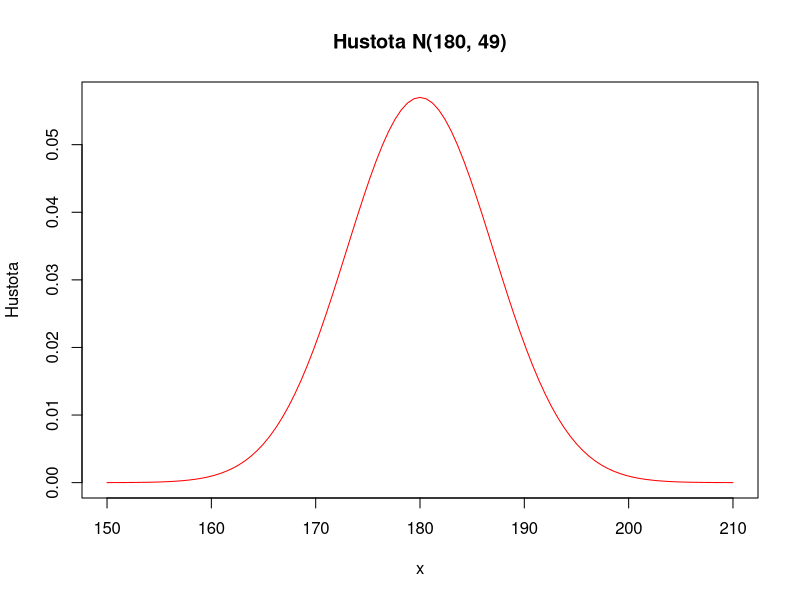
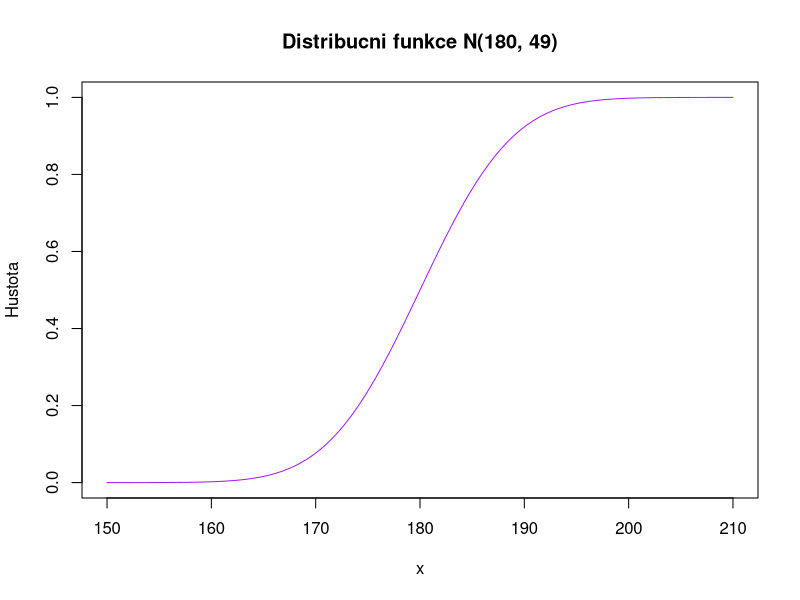
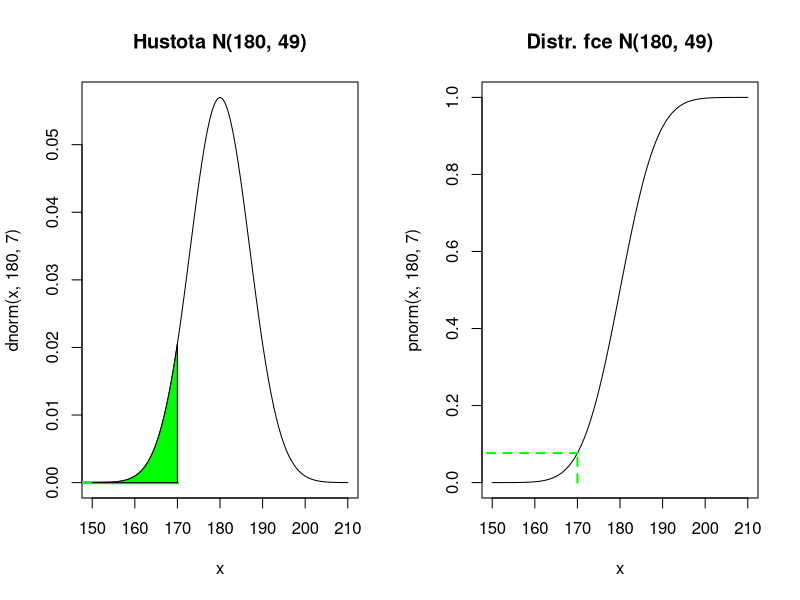

The R script that drew these images, in order:
## ---- chunk 1
## Binomicke rozdeleni
# Jedu na dovolenou do destinace, kde pravdepodobnost, ze bude prset, je kazdy den 0.4.
#   Jaka je pravdepodobnost, ze z deseti dni dovolene jich bude alespon polovina bez deste?

1 - pbinom(4, 10, 0.6)
pbinom(5, 10, 0.4)  
## ---- chunk 2
## Hypergeometricke rozdeleni
# Na parkovisti stoji 10 vozu znacky Skoda a 15 vozu jine znacky. 
# Jaka je pravdepodobnost, ze kdyz 7 aut odjede, zbude na parkovisti 5 aut znacky Skoda.

dhyper(5, 10, 15, 7)
## ---- chunk 3
## Geometricke rozdeleni
# Hazite sestistennou kostkou. Jaka je pravdepodobnos, ze prvni sestka Vam padne nejdrive v desatem hodu?
# Pocita se pocet neuspechu pred prvnim uspechem.

1 - pgeom(8, 1/6)


dgeom(9, 1/6) 
## ---- chunk 4
## Poissonovo rozdeleni
# Do obchudku prijde prumerne 5 lidi za hodinu. Jaka je ravdepodobnost, ze jich za hodinu prijde maximalne 7?

ppois(7, 5)
## ---- chunk 5
# 5. Hraji se synem hru, kde on má před sebou 5 neprůhledných kalíšků postavených dnem vzhůru a pod jeden z nich schová kamínek. Já se nedívám a pak hádám, kam kamínek ukryl. Po každém hádání mi syn kamínek ukáže a schovává znovu. Jaká je pravděpodobnost, že poprvé najdu kamínek až na patnáctý pokus?

#Geometricke rozdeleni - (p = 1/5), P(X >= 14) = 1 - P(X <= 13)
dgeom(14, 1/5)

# 6. Výrobní linka v průměru vyrobí 3 vadné výrobky za den. Jaká je pravděpodobnost, že v den kontroly vyrobí vadných výrobků více než 5?

#Poissonovo rozdeleni - (lambda = 3), P(X > 5) = 1 - P(X <= 5)
1 - ppois(5, 3)

# 7. Hraji s dětmi na honěnou. Děti jsou rozdělené do dvou družstev: na čevené a modré. Červených hraje 10, modrých 12. Jaká je pravděpodobnost, že mezi sedmi dětmi, které jsem chytla a vyřadila je tím ze hry, bude vetšina modrých?

#Hypergeometricke rozdeleni - (w = 12, b = 10, n = 7), P(X >= 4) = 1 - P(X <= 3)
1 - phyper(3, 12, 10, 7)

# 8. Dva stejně dobří hráči, Petr a Pavel, hrají tenis. Hrají celkem 10 utkání, přičemž neuznávají remízy, takže utkání musí skončit výhrou jednoho z nich. Jaká je pravděpodobnost, že Petr vyhraje alespoň 7 utkání?

#Binomicke rozdeleni - (n = 10, p = 0.5), P(X >= 7) = 1 - P(X <= 6)
1 - pbinom(6, 10, 0.5)

# 9. Ve třídě je 30 žáků, z toho 12 hochů a 18 dívek. K tabuli zavolám 7 z nich. Jaká je pravděpodobnost, že mezi vyvolanými budou alespoň tři hoši?

#Hypergeometricke rozdeleni - (w = 12, b = 18, n = 7), P(X >= 3) = 1 - P(X <= 2)  
1 - phyper(2, 12, 18, 7)

#. 10. Paní Hana má 10 párů bot z toho troje jsou červené. Ráno do práce vstává brzy a odchází ještě za tmy. Poslední týden jí v předsíni nesvítí světlo a vybírá si tedy boty na den náhodně. Jaká je pravděpodobnost, že z pěti dní, kdy odcházela do práce, odešla dvakrát v červených botech?

#Binomicke rozdeleni - (n = 5, p = 3/10), P(X = 2)
dbinom(2, 5, 3/10)
## ---- chunk 6
# Grafy normalniho rozdeleni N(180, 49): vyska dospelych muzu

# hustota
curve(dnorm(x, 180, 7), from = 150, to = 210, main = "Hustota N(180, 49)", col = "red", ylab = "Hustota")

# distribucni funkce
curve(pnorm(x, 180, 7), from = 150, to = 210, main = "Distribucni funkce N(180, 49)", col = "purple", ylab = "Hustota")

# pravdepodobnost, ze nahodne vybrany muz bude mensi nez 170 cm
par(mfrow = c(1,2))
curve(dnorm(x, 180, 7), from = 150, to = 210, main = "Hustota N(180, 49)")
lines(c(0, 170), c(0, 0), lwd = 3, col = "green") 
xx <- seq(150, 170, length.out = 101)
polygon(c(150, xx, 170), c(0, dnorm(xx, 180, 7), 0), col = "green")
  # umime-li zmerit velikost zelene plochy, mame pst :)

curve(pnorm(x, 180, 7), from = 150, to = 210, main = "Distr. fce N(180, 49)")
lines(c(170, 170), c(0, pnorm(170, 180, 7)), col = "green", lty = 2, lwd = 2)
lines(c(0, 170), c(pnorm(170, 180, 7), pnorm(170, 180, 7)), col = "green", lty = 2, lwd = 2)
  # hodnotu lze vycist z distribucni funkce
par(mfrow = c(1, 1))
## ---- chunk 7
# Hmotnost bochniku chleba ma normalni rozdeleni se stredni hodnotou 1.2 kg a smerodatnou odchylkou 30 g. Jaka je pravdepodobnost, ze bochnik, ktery si prinesu domu bude mi maximalne o 50 g mene, nez je optimalni vaha.
## ---- chunk 8
# Nahodna velicina X ma normalni rozdeleni N(2,5). Stanovte kvartily teto veliciny a jeji mezikvartilove rozpeti.
## ---- chunk 9
# Pojistovna si eviduje vsechny skody, ktere musela proplacet. Zjistila, ze vyska skody sa ridi logaritmicko-normalnim rozdelenim s parametry mu = 6 a sigma-kvadrat = 2. Urcete median vysky skody.
## ---- chunk 10
# V promitaci mistnosti bezi stale dokola smycka 20-minutoveho filmu. Urcite pravdepodobnost, ze kdyz nahodne vejdeme do mistnosti,  nebudeme na zacatek filmu cekat vic nez 5 minut.
## ---- chunk 11
# Cas neprimeho bunecneho deleni (tzv. mitoza) ma normalni rozdeleni se stredni hodnotou jedna hodina a rozptylem 25. Jaka je  pravdepodobnost, ze deleni nejake bunky se uskutecni nez za za 45 minut?
## ---- chunk 12
# Doba zivotnosti vyrobku ma exponencialni rozdeleni se stredni hodnotou 2000 dni. Urcete pravdepodobnost, ze vyrobok bude funkcni aspon 3000 dni.
## ---- chunk 13
# Rychlost prenosu souboru v kb za sekundu z ma lognormalni rozdeleni LN(3.75,0.50). Urcete pravdepodobnost, ze soubor bude prenasen rychlosti 70 kb za sekundu nebo vetsi.
## ---- chunk 14
data(mtcars)
hp <- mtcars$hp
